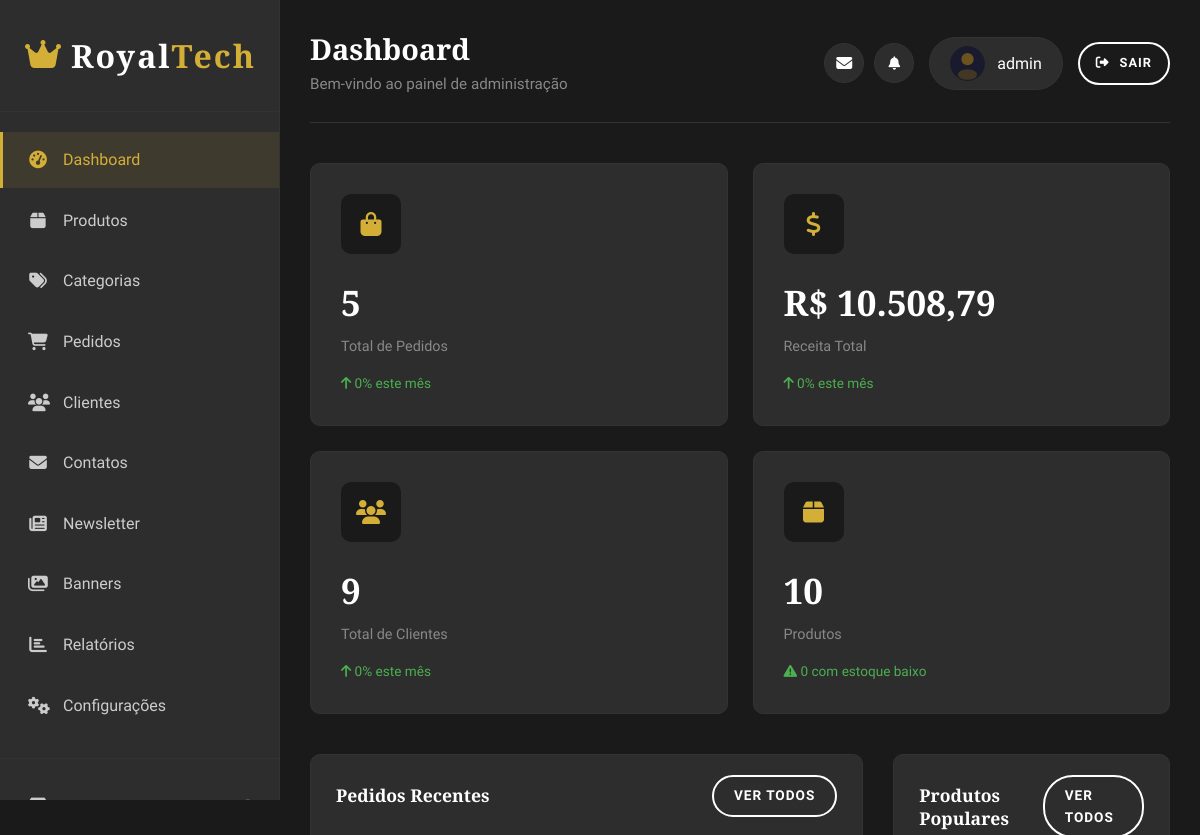
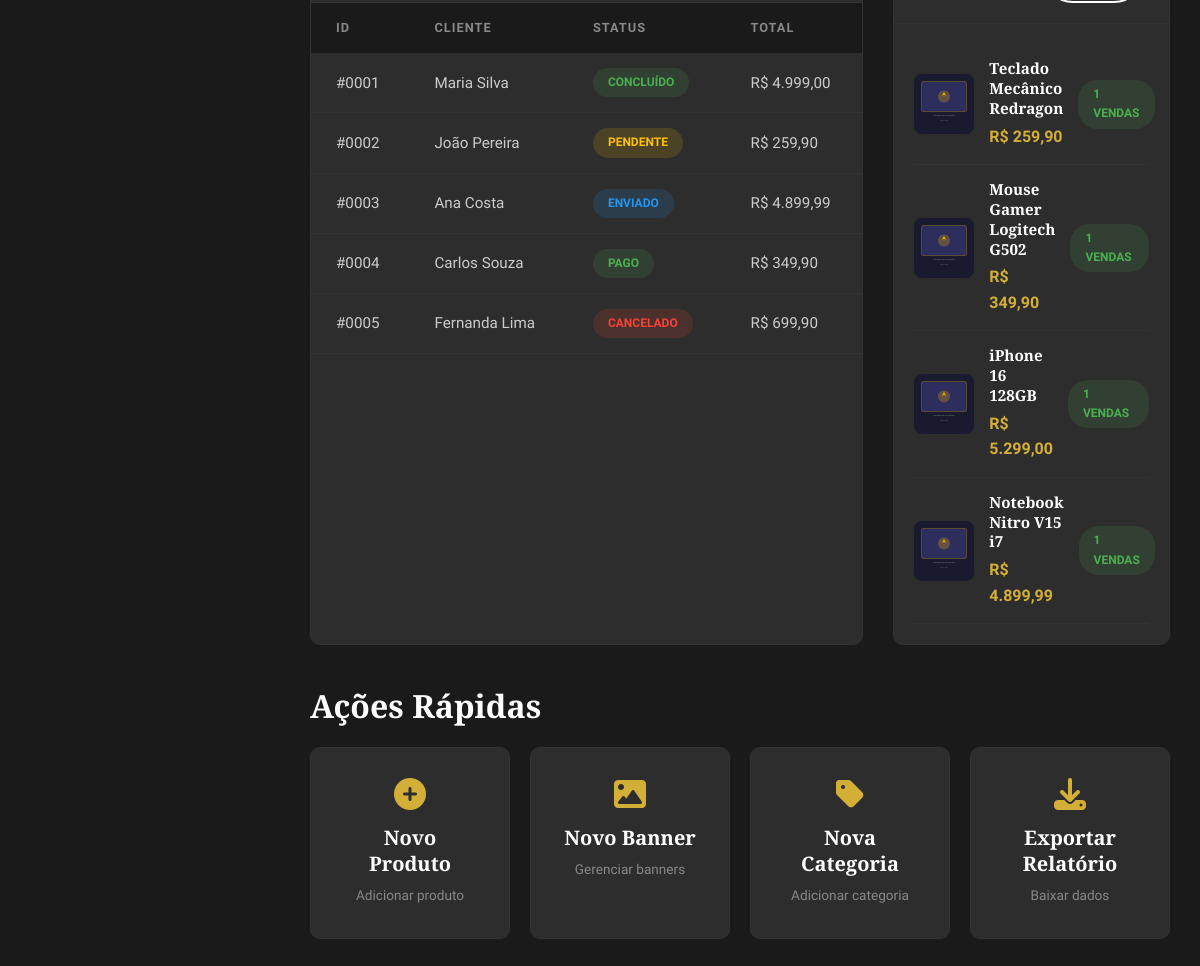
The page /pages/admin/index.php (signed in) on the database its author committed (2 pictures, top to bottom).
### tables this page shows
CREATE TABLE IF NOT EXISTS e5_orders (
  id INT PRIMARY KEY AUTO_INCREMENT,
  user_id INT NOT NULL,
  status ENUM('pending','paid','shipped','delivered','canceled') NOT NULL DEFAULT 'pending',
  total DECIMAL(10,2) NOT NULL,
  shipping_method VARCHAR(50) NULL,
  shipping_cost DECIMAL(10,2) NOT NULL DEFAULT 0.00,
  payment_method VARCHAR(50) NULL,
  payment_status ENUM('pending','paid','refunded') NOT NULL DEFAULT 'pending',
  shipping_neighborhood VARCHAR(80) NULL,
  shipping_city VARCHAR(80) NULL,
  shipping_state VARCHAR(40) NULL,
  shipping_postal_code VARCHAR(10) NULL,
  tracking_code VARCHAR(100) NULL,
  comprovante_filename VARCHAR(60) NULL,
  email_status ENUM('sent','failed','skipped') NULL,
  email_error TEXT NULL,
  created_at TIMESTAMP DEFAULT CURRENT_TIMESTAMP,
  updated_at TIMESTAMP DEFAULT CURRENT_TIMESTAMP ON UPDATE CURRENT_TIMESTAMP,
  CONSTRAINT fk_orders_user FOREIGN KEY (user_id) REFERENCES e5_users(id)
);

CREATE TABLE IF NOT EXISTS e5_users (
  id INT PRIMARY KEY AUTO_INCREMENT,
  name VARCHAR(80) NOT NULL,
  email VARCHAR(120) UNIQUE NOT NULL,
  username VARCHAR(40) UNIQUE NOT NULL,
  password VARCHAR(255) NOT NULL,
  role ENUM('customer','admin') NOT NULL DEFAULT 'customer',
  postal_code VARCHAR(10) NOT NULL,
  street VARCHAR(120) NOT NULL,
  number INT NOT NULL,
  complement VARCHAR(80) DEFAULT NULL,
  created_at TIMESTAMP DEFAULT CURRENT_TIMESTAMP,
  updated_at TIMESTAMP DEFAULT CURRENT_TIMESTAMP ON UPDATE CURRENT_TIMESTAMP
);

CREATE TABLE IF NOT EXISTS e5_products (
  id INT PRIMARY KEY AUTO_INCREMENT,
  category_id INT NOT NULL,
  name VARCHAR(150) NOT NULL,
  slug VARCHAR(180) NOT NULL UNIQUE,
  description TEXT NULL,
  brand VARCHAR(80) NULL,
  price DECIMAL(10,2) NOT NULL,
  old_price DECIMAL(10,2) NULL,
  stock INT NOT NULL DEFAULT 0,
  is_featured TINYINT(1) NOT NULL DEFAULT 0,
  created_at TIMESTAMP DEFAULT CURRENT_TIMESTAMP,
  updated_at TIMESTAMP DEFAULT CURRENT_TIMESTAMP ON UPDATE CURRENT_TIMESTAMP,
  CONSTRAINT fk_products_category FOREIGN KEY (category_id) REFERENCES e5_categories(id)
);

### includes/status_labels.php (called while the page is built, shortened)
<?php
$statusLabels = [
    'pending' => ['label' => 'Pendente', 'class' => 'status-pending'],
    'paid'    => ['label' => 'Pago',     'class' => 'status-active'],
    'shipped' => ['label' => 'Enviado',  'class' => 'status-processing'],
    'delivered'=> ['label' => 'Concluído','class' => 'status-active'],
    'canceled'=> ['label' => 'Cancelado','class' => 'status-inactive'],
];

### includes/image_helpers.php (called while the page is built, shortened)
<?php
function imageAvailable(string $path): bool
{
    $file = realpath(__DIR__ . '/../' . ltrim($path, '/'));
    return $file !== false && is_file($file);
}
function renderProductImage(string $path, string $basePath, string $fallback = 'assets/img/placeholder-product.svg'): string
{
    return $basePath . ltrim($fallback, '/');
}

### pages/admin/index.php (the view, shortened to what this page needs)
<?php
include '../../database/connection.php';
require_once __DIR__ . '/../../includes/status_labels.php';
require_once __DIR__ . '/../../includes/image_helpers.php';
$totalOrders = $pdo->query('SELECT COUNT(*) FROM e5_orders')->fetchColumn();
$totalRevenue = $pdo->query("SELECT COALESCE(SUM(total), 0) FROM e5_orders WHERE status != 'canceled'")->fetchColumn();
$totalCustomers = $pdo->query("SELECT COUNT(*) FROM e5_users WHERE role = 'customer'")->fetchColumn();
$totalProducts = $pdo->query('SELECT COUNT(*) FROM e5_products')->fetchColumn();
$currMonthOrders = $pdo->query("SELECT COUNT(*) FROM e5_orders WHERE created_at >= DATE_SUB(NOW(), INTERVAL 1 MONTH)")->fetchColumn();
$prevMonthOrders = $pdo->query("SELECT COUNT(*) FROM e5_orders WHERE created_at >= DATE_SUB(NOW(), INTERVAL 2 MONTH) AND created_at < DATE_SUB(NOW(), INTERVAL 1 MONTH)")->fetchColumn();
$orderChange = $prevMonthOrders > 0 ? round(($currMonthOrders - $prevMonthOrders) / $prevMonthOrders * 100, 1) : 0;
$currMonthRevenue = $pdo->query("SELECT COALESCE(SUM(total), 0) FROM e5_orders WHERE status != 'canceled' AND created_at >= DATE_SUB(NOW(), INTERVAL 1 MONTH)")->fetchColumn();
$prevMonthRevenue = $pdo->query("SELECT COALESCE(SUM(total), 0) FROM e5_orders WHERE status != 'canceled' AND created_at >= DATE_SUB(NOW(), INTERVAL 2 MONTH) AND created_at < DATE_SUB(NOW(), INTERVAL 1 MONTH)")->fetchColumn();
$revenueChange = $prevMonthRevenue > 0 ? round(($currMonthRevenue - $prevMonthRevenue) / $prevMonthRevenue * 100, 1) : 0;
$currMonthCustomers = $pdo->query("SELECT COUNT(*) FROM e5_users WHERE role = 'customer' AND created_at >= DATE_SUB(NOW(), INTERVAL 1 MONTH)")->fetchColumn();
$prevMonthCustomers = $pdo->query("SELECT COUNT(*) FROM e5_users WHERE role = 'customer' AND created_at >= DATE_SUB(NOW(), INTERVAL 2 MONTH) AND created_at < DATE_SUB(NOW(), INTERVAL 1 MONTH)")->fetchColumn();
$customerChange = $prevMonthCustomers > 0 ? round(($currMonthCustomers - $prevMonthCustomers) / $prevMonthCustomers * 100, 1) : 0;
$lowStockCount = $pdo->query("SELECT COUNT(*) FROM e5_products WHERE stock <= 5")->fetchColumn();
$recentOrders = $pdo->query('SELECT o.id, o.status, o.total, o.created_at, u.name AS user_name FROM e5_orders o INNER JOIN e5_users u ON u.id = o.user_id ORDER BY o.created_at DESC LIMIT 5')->fetchAll();
$topProducts = $pdo->query('
    SELECT p.id, p.name, p.price, SUM(oi.quantity) AS qty,
        (SELECT pi.image_path FROM e5_product_images pi WHERE pi.product_id = p.id ORDER BY pi.is_primary DESC, pi.id ASC LIMIT 1) AS image_path
    FROM e5_order_items oi
    INNER JOIN e5_products p ON p.id = oi.product_id
    GROUP BY oi.product_id, p.name, p.price, p.id
    ORDER BY qty DESC
    LIMIT 4
')->fetchAll();
?>
<!DOCTYPE html>
<html lang="pt-BR">
<head>
    <?php include 'head_inc.php'; ?>
</head>
<body>
    <div class="admin-wrapper">
        <?php $activePage = 'dashboard'; include 'sidebar_inc.php'; ?>
        <main class="admin-main">
            <header class="admin-header">
                <div class="admin-title">
                    <h2>Dashboard</h2>
                    <p>Bem-vindo ao painel de administração</p>
                </div>
                <div class="admin-actions">
                    <?php include 'header_user_inc.php'; ?>
                </div>
            </header>
            <div class="admin-cards">
                <div class="admin-card">
                    <div class="admin-card-icon"><i class="fas fa-shopping-bag"></i></div>
                    <div class="admin-card-value"><?php echo $totalOrders; ?></div>
                    <div class="admin-card-label">Total de Pedidos</div>
                    <div class="admin-card-change <?php echo $orderChange >= 0 ? 'positive' : 'negative'; ?>">
                        <i class="fas fa-arrow-<?php echo $orderChange >= 0 ? 'up' : 'down'; ?>"></i> <?php echo abs($orderChange); ?>% este mês
                    </div>
                </div>
                <div class="admin-card">
                    <div class="admin-card-icon"><i class="fas fa-dollar-sign"></i></div>
                    <div class="admin-card-value">R$ <?php echo number_format($totalRevenue, 2, ',', '.'); ?></div>
                    <div class="admin-card-label">Receita Total</div>
                    <div class="admin-card-change <?php echo $revenueChange >= 0 ? 'positive' : 'negative'; ?>">
                        <i class="fas fa-arrow-<?php echo $revenueChange >= 0 ? 'up' : 'down'; ?>"></i> <?php echo abs($revenueChange); ?>% este mês
                    </div>
                </div>
                <div class="admin-card">
                    <div class="admin-card-icon"><i class="fas fa-users"></i></div>
                    <div class="admin-card-value"><?php echo $totalCustomers; ?></div>
                    <div class="admin-card-label">Total de Clientes</div>
                    <div class="admin-card-change <?php echo $customerChange >= 0 ? 'positive' : 'negative'; ?>">
                        <i class="fas fa-arrow-<?php echo $customerChange >= 0 ? 'up' : 'down'; ?>"></i> <?php echo abs($customerChange); ?>% este mês
                    </div>
                </div>
                <div class="admin-card">
                    <div class="admin-card-icon"><i class="fas fa-box"></i></div>
                    <div class="admin-card-value"><?php echo $totalProducts; ?></div>
                    <div class="admin-card-label">Produtos</div>
                    <div class="admin-card-change <?php echo $lowStockCount > 0 ? 'negative' : 'positive'; ?>" style="<?php echo $lowStockCount > 0 ? 'cursor:pointer;' : ''; ?>" title="<?php echo $lowStockCount; ?> produto(s) com estoque baixo">
                        <i class="fas fa-exclamation-triangle"></i> <?php echo $lowStockCount; ?> com estoque baixo
                    </div>
                </div>
            </div>
            <div style="display: grid; grid-template-columns: 2fr 1fr; gap: 30px;">
                <div class="admin-table-container">
                    <div class="admin-table-header">
                        <h3>Pedidos Recentes</h3>
                        <a href="orders.php" class="btn btn-secondary" style="padding: 8px 20px; font-size: 0.85rem;">Ver Todos</a>
                    </div>
                    <table class="admin-table">
                        <thead><tr><th>ID</th><th>Cliente</th><th>Status</th><th>Total</th></tr></thead>
                        <tbody>
                            <?php if (empty($recentOrders)): ?>
                            <tr><td colspan="4" style="text-align:center; color:var(--color-gray); padding:30px;">Nenhum pedido ainda.</td></tr>
                            <?php else: foreach ($recentOrders as $o):
                                $info = $statusLabels[$o['status']] ?? ['label' => $o['status'], 'class' => ''];
                                $label = $info['label'];
                                $class = $info['class'];
                            ?>
                            <tr>
                                <td>#<?php echo str_pad((string)$o['id'], 4, '0', STR_PAD_LEFT); ?></td>
                                <td><?php echo htmlspecialchars($o['user_name'], ENT_QUOTES, 'UTF-8'); ?></td>
                                <td><span class="status-badge <?php echo $class; ?>"><?php echo $label; ?></span></td>
                                <td>R$ <?php echo number_format((float)$o['total'], 2, ',', '.'); ?></td>
                            </tr>
                            <?php endforeach; endif; ?>
                        </tbody>
                    </table>
                </div>
                <div class="admin-table-container">
                    <div class="admin-table-header">
                        <h3>Produtos Populares</h3>
                        <a href="products.php" class="btn btn-secondary" style="padding: 8px 20px; font-size: 0.85rem;">Ver Todos</a>
                    </div>
                    <div style="padding: 20px;">
                        <?php if (empty($topProducts)): ?>
                        <p style="color:var(--color-gray); text-align:center; padding:20px;">Nenhuma venda ainda.</p>
                        <?php else: foreach ($topProducts as $p):
                            $img = renderProductImage((string) ($p['image_path'] ?? ''), '../../');
                        ?>
                        <div class="popular-product" style="display: flex; align-items: center; gap: 15px; padding: 15px 0; border-bottom: 1px solid var(--color-border);">
                            <img src="<?php echo htmlspecialchars($img, ENT_QUOTES, 'UTF-8'); ?>" alt="<?php echo htmlspecialchars($p['name'], ENT_QUOTES, 'UTF-8'); ?>" style="width: 60px; height: 60px; object-fit: cover; border-radius: 8px;">
                            <div style="flex: 1;">
                                <h5 style="font-size: 0.95rem; margin-bottom: 5px;"><?php echo htmlspecialchars($p['name'], ENT_QUOTES, 'UTF-8'); ?></h5>
                                <span style="color: var(--color-primary); font-weight: 600;">R$ <?php echo number_format((float)$p['price'], 2, ',', '.'); ?></span>
                            </div>
                            <span class="status-badge status-active"><?php echo (int)$p['qty']; ?> vendas</span>
                        </div>
                        <?php endforeach; endif; ?>
                    </div>
                </div>
            </div>
            <div style="margin-top: 40px;">
                <h3 style="margin-bottom: 20px;">Ações Rápidas</h3>
                <div style="display: grid; grid-template-columns: repeat(4, 1fr); gap: 20px;">
                    <a href="products.php?action=add" class="quick-action-card" style="background: var(--color-black-light); border: 1px solid var(--color-border); border-radius: 10px; padding: 30px; text-align: center; transition: var(--transition); display: block;">
                        <i class="fas fa-plus-circle" style="font-size: 2rem; color: var(--color-primary); margin-bottom: 15px;"></i>
                        <h5 style="margin-bottom: 5px;">Novo Produto</h5>
                        <span style="color: var(--color-gray); font-size: 0.85rem;">Adicionar produto</span>
                    </a>
                    <a href="banners.php?action=add" class="quick-action-card" style="background: var(--color-black-light); border: 1px solid var(--color-border); border-radius: 10px; padding: 30px; text-align: center; transition: var(--transition); display: block;">
                        <i class="fas fa-image" style="font-size: 2rem; color: var(--color-primary); margin-bottom: 15px;"></i>
                        <h5 style="margin-bottom: 5px;">Novo Banner</h5>
                        <span style="color: var(--color-gray); font-size: 0.85rem;">Gerenciar banners</span>
                    </a>
                    <a href="categories.php?action=add" class="quick-action-card" style="background: var(--color-black-light); border: 1px solid var(--color-border); border-radius: 10px; padding: 30px; text-align: center; transition: var(--transition); display: block;">
                        <i class="fas fa-tag" style="font-size: 2rem; color: var(--color-primary); margin-bottom: 15px;"></i>
                        <h5 style="margin-bottom: 5px;">Nova Categoria</h5>
                        <span style="color: var(--color-gray); font-size: 0.85rem;">Adicionar categoria</span>
                    </a>
                    <a href="reports.php" class="quick-action-card" style="background: var(--color-black-light); border: 1px solid var(--color-border); border-radius: 10px; padding: 30px; text-align: center; transition: var(--transition); display: block;">
                        <i class="fas fa-download" style="font-size: 2rem; color: var(--color-primary); margin-bottom: 15px;"></i>
                        <h5 style="margin-bottom: 5px;">Exportar Relatório</h5>
                        <span style="color: var(--color-gray); font-size: 0.85rem;">Baixar dados</span>
                    </a>
                </div>
            </div>
        </main>
    </div>
</body>
</html>

### rows shown on the page
e5_orders: id "0001", user.name "Maria Silva", status "CONCLUÍDO", total "4.999,00"
e5_orders: id "0002", user.name "João Pereira", status "PENDENTE", total "259,90"
e5_orders: id "0003", user.name "Ana Costa", status "ENVIADO", total "4.899,99"
e5_orders: id "0004", user.name "Carlos Souza", status "PAGO", total "349,90"
e5_orders: id "0005", user.name "Fernanda Lima", status "CANCELADO", total "699,90"
e5_products: name "Teclado Mecânico Redragon", price "259,90", qty "1"
e5_products: name "Mouse Gamer Logitech G502", price "349,90", qty "1"
e5_products: name "iPhone 16 128GB", price "5.299,00", qty "1"
e5_products: name "Notebook Nitro V15 i7", price "4.899,99", qty "1"

### other values the page prints
$item['label'] "Dashboard"
$item['label'] "Produtos"
$item['label'] "Categorias"
$item['label'] "Pedidos"
$item['label'] "Clientes"
$item['label'] "Contatos"
$item['label'] "Newsletter"
$item['label'] "Banners"
$item['label'] "Relatórios"
$item['label'] "Configurações"
$adminUserName "admin"
$totalOrders "5"
abs($orderChange) "0"
$totalRevenue "10.508,79"
abs($revenueChange) "0"
